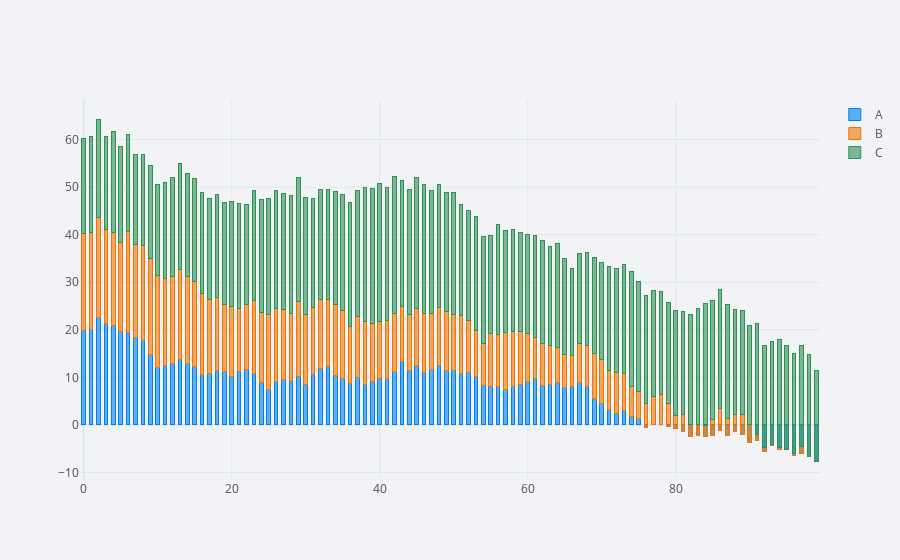

The cell this chart's notebook holds for it:
### Code cell
cf.set_config_file(theme = 'polar')
df.iplot(kind = 'bar',barmode = 'stack',bargap= 0.5)
